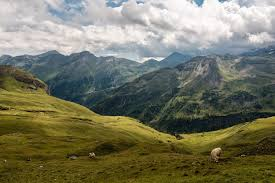
#> input picture exe 1/image.jpg, 275 x 183 px
$ python ex01_02.py image.jpg
#> lines starting #> are read from the running program, lines starting #| are printed output that depends on the picture
from PIL import Image
import sys

def stretch_histogram(image):
    hist = image.histogram()
    min_pixel = next(i for i, v in enumerate(hist) if v != 0)
    max_pixel = next(i for i in reversed(range(len(hist))) if hist[i] != 0)

    def stretch_pixel(value):
        return int((value - min_pixel) * 255 / (max_pixel - min_pixel))

    return image.point(stretch_pixel)

def main():
    if len(sys.argv) != 2:
        print("Usage: python ex01_02.py <image_file>")
        return

    filename = sys.argv[1]

    # א. קריאת תמונה + ב. המרה לשחור־לבן
    image = Image.open(filename)
#> image is the input picture: PIL image 275x183 RGB; mean R, G, B 118.3, 118.3, 97.3
    bw_img = image.convert("L")
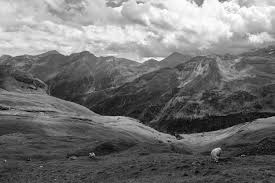
#> bw_img: PIL image 275x183 L; min 1, max 255, mean 115.9

    # ג + ד. מתיחת היסטוגרמה
    stretched_img = stretch_histogram(bw_img)
#> in stretch_histogram, `hist = image.histogram()`: hist = 256 values, max 577 at index 73, min 0 at index 0, mean 196.6
#> in stretch_histogram, `min_pixel = next(i for i, v in enumerate(hist) if v != 0)`: min_pixel = 1
#> in stretch_histogram, `max_pixel = next(i for i in reversed(range(len(hist))) if hist[i] != 0)`: max_pixel = 255

    # הצגה
    bw_img.show(title="Original Grayscale Image")
    stretched_img.show(title="Stretched Image")

if __name__ == "__main__":
    main()
